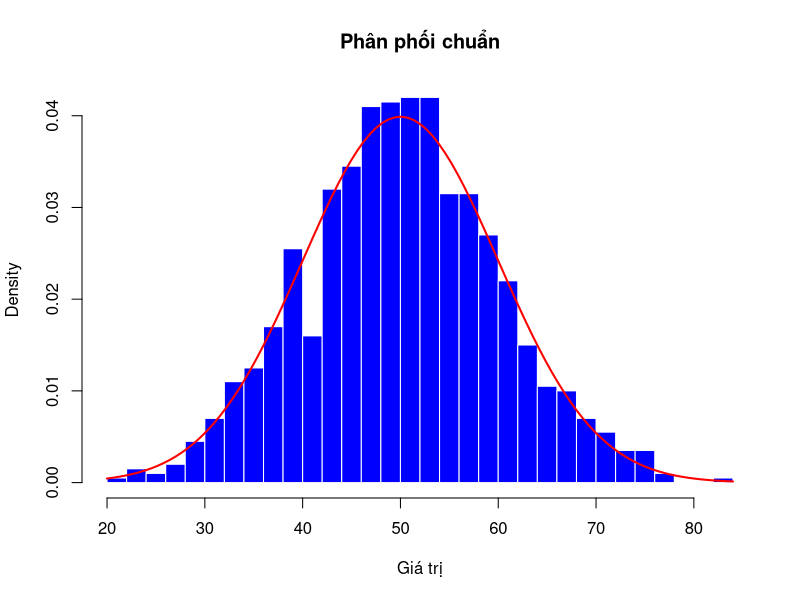
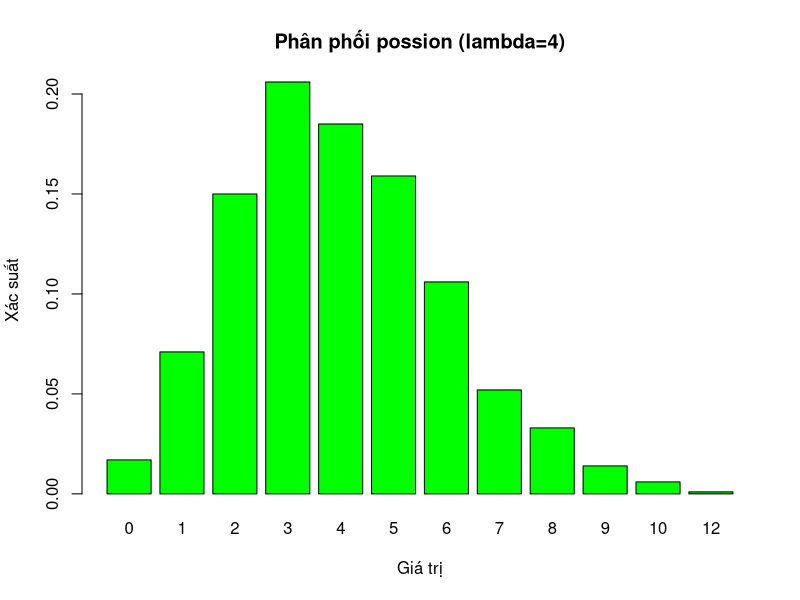
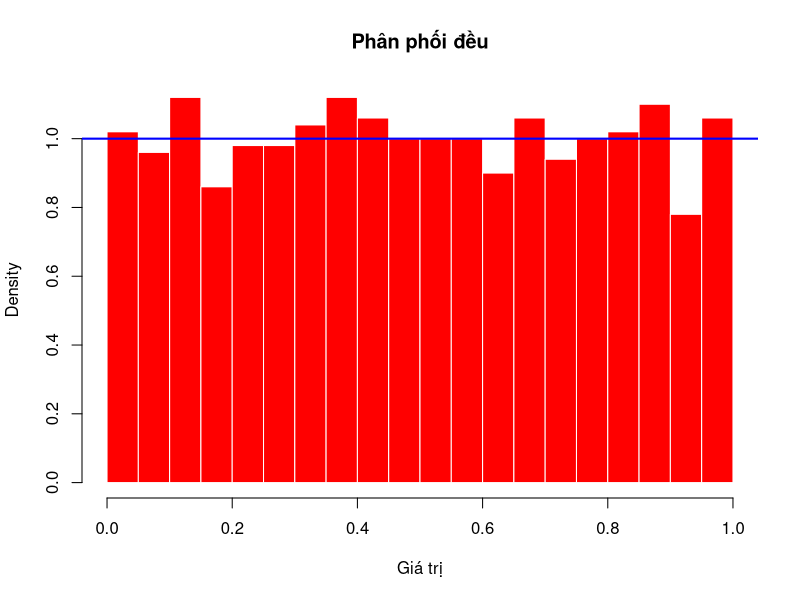
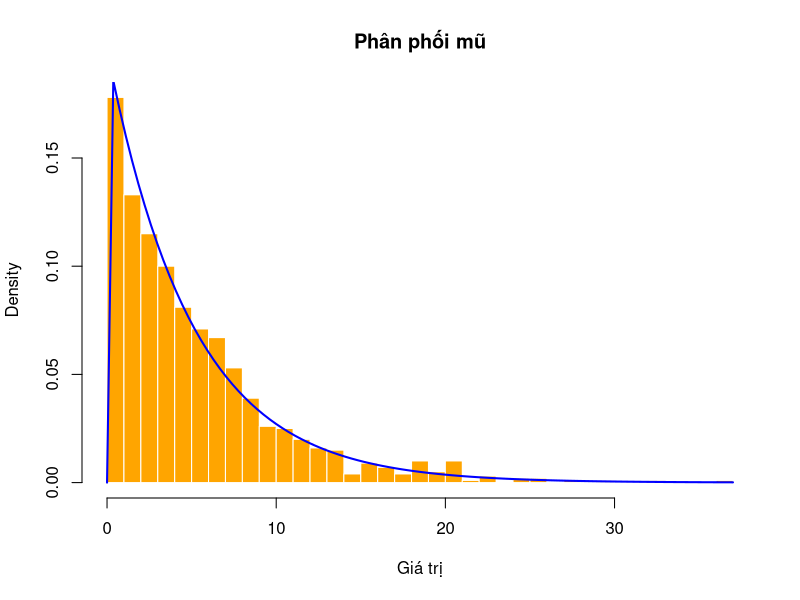

R code for these plots, in order:
# Phân Phối Xác Suất
# Phân phối xác suất mô tả cách giá trị của biến ngẫu nhiên được phân bố. Có nhiều loại phân phối xác suất, và sự lựa chọn giữa chúng phụ thuộc vào tính chất của dữ liệu và ngữ cảnh của vấn đề.

# 3.1. Các loại phân phối phổ biến
# 3.1.1. Phân phối chuẩn (Normal Distribution)
# Phân phối chuẩn là một trong những 
# phân phối quan trọng nhất, 
# đặc trưng cho nhiều hiện tượng tự nhiên. 
# Nó được mô tả bởi hai tham số: 
# trung bình (mean) và độ lệch chuẩn 
# (standard deviation).

# Tạo mẫu từ phân phối chuẩn
set.seed(123)
normal_sample <- rnorm(n = 1000, mean = 50, sd = 10)

# Vẽ histogram
hist(normal_sample, breaks = 30, main = "Phân phối chuẩn",
     xlab = "Giá trị", col = "blue", border = "white",
     prob = TRUE) # prob = TRUE để hiển thị mật độ xác suất

# Thêm đường cong mật độ xác suất
curve(dnorm(x, mean=50, sd=10), col="red", lwd=2, add=TRUE)

# 3.1.2. Phân phối Poisson (Poisson Distribution)
# Phân phối Poisson được sử dụng để mô tả số sự kiện 
# xảy ra trong một khoảng thời gian hoặc không gian 
# cố định. Nó được mô tả bởi một tham số: lambda 
# (tỷ lệ hoặc cường độ trung bình).
# Tạo mẫu từ phân phối Poisson
set.seed(123)
poisson_sample <- rpois(n=1000, lambda=4)
barplot(table(poisson_sample)/length(poisson_sample),
        main = "Phân phối possion (lambda=4)",
        xlab="Giá trị", ylab = "Xác suất", col="green"
)

# 3.1.3. Phân phối đều (Uniform Distribution)
# Trong phân phối đều, tất cả các giá trị trong 
# khoảng có xác suất xuất hiện bằng nhau. 
# Nó được mô tả bởi hai tham số: 
# giá trị nhỏ nhất (min) và giá trị lớn nhất (max).
# Tạo mẫu từ phân phối đều
set.seed(123)
uniform_sample <- runif(n = 1000, min = 0, max = 1)

# Vẽ histogram
hist(uniform_sample, breaks = 30, main = "Phân phối đều",
     xlab = "Giá trị", col = "red", border = "white",
     prob = TRUE)

# Thêm đường lý thuyết
abline(h = 1, col = "blue", lwd = 2)


# 3.1.4. Phân phối mũ (Exponential Distribution)
# Phân phối mũ thường được sử dụng để mô tả thời
# gian giữa các sự kiện xảy ra theo quy luật mũ. 
# Nó được mô tả bởi một tham số: tỷ lệ (rate).
# Tạo mẫu từ phân phối mũ
set.seed(123)
exponential_sample <- rexp(n = 1000, rate = 0.2)

# Vẽ histogram
hist(exponential_sample, breaks = 30, main = "Phân phối mũ",
     xlab = "Giá trị", col = "orange", border = "white",
     prob = TRUE)

# Thêm đường lý thuyết
curve(dexp(x, rate = 0.2), col = "blue", lwd = 2, add = TRUE)

# Chọn Mẫu Ngẫu Nhiên
# Chọn mẫu ngẫu nhiên đóng một vai trò cực kỳ quan trọng trong nghiên cứu thống kê và phân tích dữ liệu. Đây là một phương pháp cần thiết để đảm bảo rằng mẫu được thu thập có khả năng đại diện chính xác cho tổng thể quần thể mà không gặp phải sự thiên lệ.
# Tạo một vector từ 1 đến 10
numbers <- 1:100

# Chọn 5 số ngẫu nhiên
random_sample <- sample(numbers, size = 5)
print("Mẫu ngẫu nhiên cơ bản:")
random_sample

# 4.3.2. Chọn mẫu với thay thế
# Khi chọn mẫu với thay thế, mỗi phần tử có thể được chọn nhiều lần:
random_sample <- sample(numbers, size = 5, )
print("Mẫu ngẫu nhiên cơ bản:")
random_sample

# 4.3.4. Chọn mẫu từ DataFrame
set.seed(123)
df <- data.frame(matrix(rnorm(20), nrow=10000))
df

# Chon ngẫu nhiên 5 hàng từ DataFrame
random_rows <- df[sample(nrow(df), 5), , drop = FALSE ]
print(random_rows)

